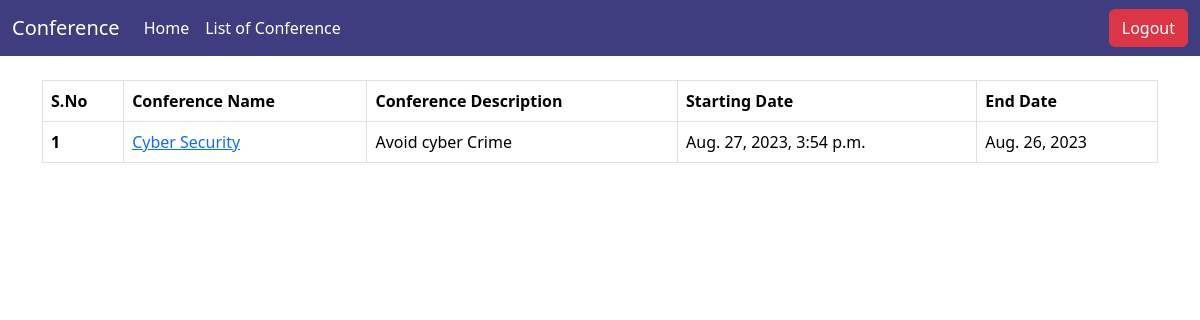
/singup/success/list-of-conference/ (signed in), run on the app's committed database.
### login/models.py (models this page shows, shortened)
class conference(models.Model):
     conference_name = models.CharField(max_length=80)
     conference_descriptions = models.CharField(max_length=600)
     conference_start_date = models.DateTimeField(default=timezone.now)
     conference_end_date = models.DateField()
     conference_venue=models.CharField(max_length=250,default="online",null=True)
     STATUS_CHOICES = (
        ('online', 'Online'),
        ('offline', 'Offline'),
        ('hybrid', 'Hybrid'),
        )
     conference_mode= models.CharField(max_length=20, choices=STATUS_CHOICES, default='online')
     conference_user = models.CharField(default="Not present",max_length=150)
     has_uploaded_paper = models.BooleanField(default=False)

### singup/views.py (the view)
# urls.py: path('success/list-of-conference/',views.list_of_conference,name="list_of_conference"),
def list_of_conference(request):
    from login.models import conference
    if request.user.is_authenticated and request.user.is_auth:
        conference = conference.objects.all()
        user = request.user
        print("He Check The Conference List",user.name)
        return render(request,"singup/list_of_conference.html",{'conference':conference})
    else:
        return render(request, 'singup/singIn.html')

### singup/templates/singup/list_of_conference.html (shortened to what this page needs)
{% extends 'singup/base.html/' %}
{% block body %}
{% if conference %}
<div class="container my-4 ">
     <table class="table table-bordered">
          <thead class="thead-dark">
          <tr>
          <th scope="col">S.No</th>
          <th scope="col">Conference Name</th>
          <th scope="col">Conference Description</th>
          <th scope="col">Starting Date</th>
          <th scope="col">End Date</th>
          </tr>
          </thead>
          <tbody>
          {% for conference in conference %}
          <tr>
          <th scope="row">{{conference.id}}</th>
          <td><a href="{% url 'conference_detail' conf_id=conference.id %}">{{conference.conference_name}}</a></td>
          <td>{{conference.conference_descriptions}}</td>
          <td>{{conference.conference_start_date}}</td>
          <td>{{conference.conference_end_date}}</td>
          </tr>
          {% endfor%}
          </tbody>
     </table>
</div>
{% endif %}
{% endblock body %}

### data on the page
conference: id "1", conference_name "Cyber Security", conference_descriptions "Avoid cyber Crime", conference_start_date "Aug. 27, 2023, 3:54 p.m.", conference_end_date "Aug. 26, 2023"
